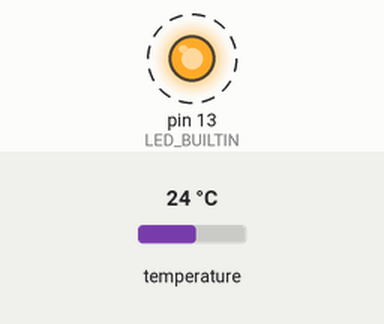
A sketch run on a simulated Arduino Uno, built with avr-gcc and run on an emulated ATmega328P. Shown: output pins drawn as LEDs (lit = HIGH). Wiring (inferred from the names in the program): DS3231 clock at I2C address 0x68. Dashed ring = blinking. Inputs (shaded band) come from the test bench; at power-on: temperature 24 °C. The local clock reads 2024-03-15 10:24:30 at power-on unless the sketch sets it.

Above: at 0.12 s.
Timing chart, 0 to 3.0 s (numbered marks = the images above):
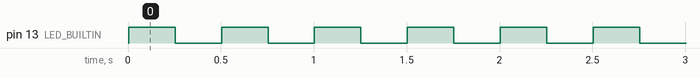

Measured:
- by itself, pin 13 (LED_BUILTIN): alternates HIGH for 0.25 s and LOW for 0.25 s

The sketch:

setTme.ino
```cpp
/*
 Use this sketch to reset the DS1307 & DS3231 Real Time Clocks. It will grab
 the computer's current time during compilation and send that value
 to the real time clock.

 Afterwards, immediately upload a DIFFERENT sketch to the Arduino
 so that it doesn't try to constantly reset the clock when it
 powers up the next time. If it does reset, the Arduino will reset
 the clock with the old compile time stamp, which will be out of
 date.
*/

#include <Wire.h>
#include <SPI.h>  // not used here, but needed to prevent a RTClib compile error
#include "RTClib.h"   // library from https://github.com/MrAlvin/RTClib/

RTC_DS1307 RTC;     // Setup an instance of DS1307 naming it RTC
#define DS3231_I2C_ADDRESS 0x68
#define DS3231_CONTROL_REG 0x0E

void setup () {
    pinMode(LED_BUILTIN, OUTPUT);
    Wire.begin(); // Start the I2C
    RTC.begin();  // Init RTC

    RTC.adjust(DateTime(__DATE__, __TIME__));  // Time and date are set to date and time on your computer at compiletime

    clearClockTrigger();

    enableRTCAlarmsonBackupBattery(); // only needed if you cut the Vcc pin supplying power to the DS3231 chip to run clock from coincell
}

void loop () {   //flashing led tells you the time has been set
  digitalWrite(LED_BUILTIN, HIGH);   // turn the LED on
  delay(250);              // wait for a 1/4second
  digitalWrite(LED_BUILTIN, LOW);    // turn the LED off
  delay(250);              // wait for a 1/4second
}

//====================================================================================
// clearClockTrigger function needed to acheive low sleep currents with DS3231 Vcc Pin cut
void clearClockTrigger()          // from http://forum.arduino.cc/index.php?topic=109062.0
{
  Wire.beginTransmission(0x68);   //Tell devices on the bus we are talking to the DS3231
  Wire.write(0x0F);               //Tell the device which address we want to read or write
  Wire.endTransmission();         //Before you can write to and clear the alarm flag
  Wire.requestFrom(0x68,1);       //you have to read the flag first! Read one byte
  Wire.read();                    //Read one byte - we are not interest in actually using it
  Wire.beginTransmission(0x68);   //Tell devices on the bus we are talking to the DS3231
  Wire.write(0x0F);               //Status Register: Bit 3: zero disables 32kHz, Bit 7: zero enables the main oscilator
  Wire.write(0b00000000);         //Bit1: zero clears Alarm 2 Flag (A2F), Bit 0: zero clears Alarm 1 Flag (A1F)
  Wire.endTransmission();
}

//====================================================================================
// Enable Battery-Backed Square-Wave Enable on the DS3231 RTC module:
/* Bit 6 (Battery-Backed Square-Wave Enable) of DS3231_CONTROL_REG 0x0E, can be set to 1
 * When set to 1, it forces the wake-up alarms to occur when running the RTC from the back up battery alone.
 * [note: This bit is usually disabled (logic 0) when power is FIRST applied]
 */
  void enableRTCAlarmsonBackupBattery(){
  Wire.beginTransmission(DS3231_I2C_ADDRESS);      // Attention device at RTC address 0x68
  Wire.write(DS3231_CONTROL_REG);                  // move the memory pointer to CONTROL_REGister
  Wire.endTransmission();                          // complete the ‘move memory pointer’ transaction
  Wire.requestFrom(DS3231_I2C_ADDRESS,1);          // request data from register
  byte resisterData = Wire.read();                 // byte from registerAddress
  bitSet(resisterData, 6);                         // Change bit 6 to a 1 to enable
  Wire.beginTransmission(DS3231_I2C_ADDRESS);      // Attention device at RTC address 0x68
  Wire.write(DS3231_CONTROL_REG);                  // target the CONTROL_REGister
  Wire.write(resisterData);                        // put changed byte back into CONTROL_REG
  Wire.endTransmission();
  }
```
